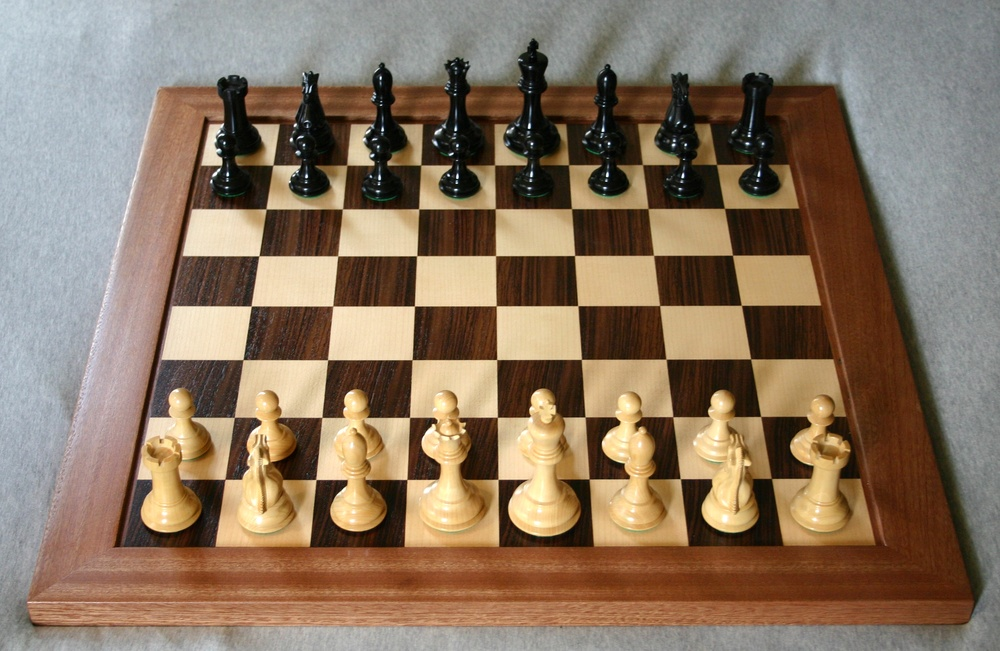
#> input picture testing_images/1.jpg, 1000 x 651 px, shrunk from 2611 x 1699 before the run
$ python -i get_board_colors.py   (imports and definitions only)
#> lines starting #> are read from the running program, lines starting #| are printed output that depends on the picture; after the words box and inside, x2 and y2 are one past the last pixel; in counts of white or black regions, pixels touching at a corner belong together
#> further down, picture is the input picture: shape (651, 1000, 3); mean B, G, R 97.9, 117.7, 137.6
#!/usr/bin/env python
# coding: utf-8

import cv2
import matplotlib.pyplot as plt
import numpy as np

fen_gen_small = ["b", "1", "k", "n", "p", "q", "r", ]

""" input field output color
1 is white 0 is black
@:returns 1 if field is white, 0 if black
"""
def find_field_colour(img, show=False):
#> called with show = False
    gray_square = cv2.cvtColor(img, cv2.COLOR_BGR2GRAY)
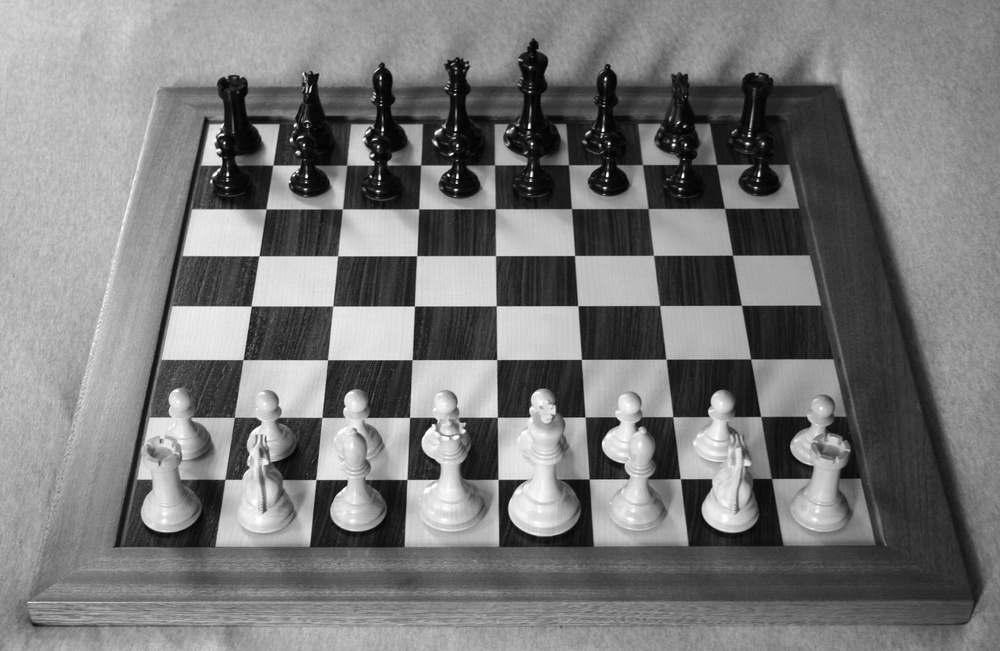
#> gray_square: shape (651, 1000); min 1, max 255, mean 121.4
    blur = cv2.GaussianBlur(gray_square, (5, 5), 0)
    _, img_binary = cv2.threshold(blur, 0, 255, cv2.THRESH_BINARY + cv2.THRESH_OTSU)
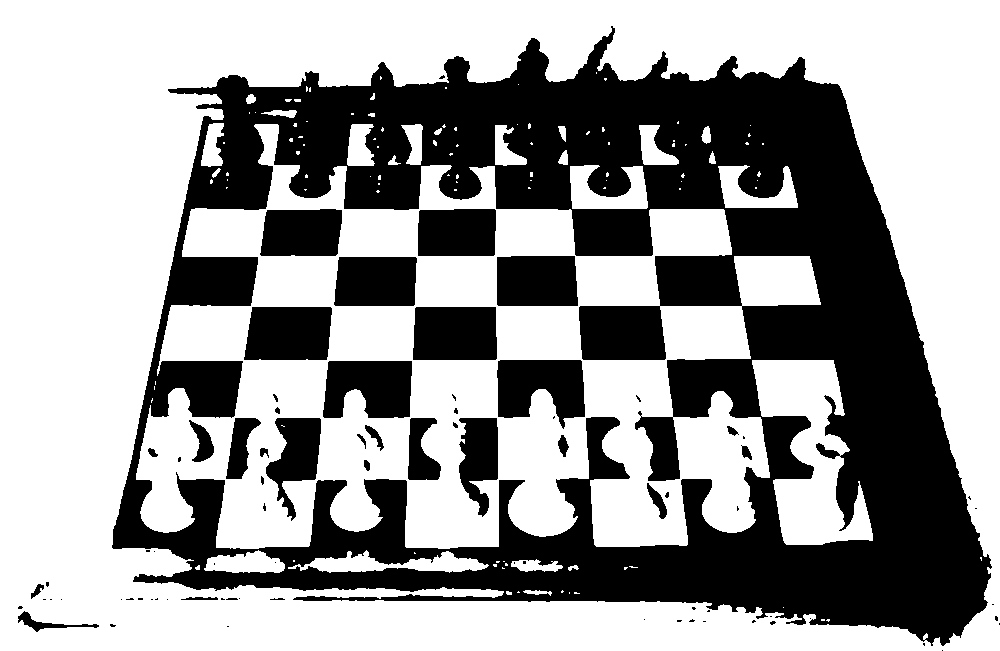
#> img_binary: shape (651, 1000); 61.4% white; 80 black regions (48 under 20 px), largest, box (x1, y1, x2, y2) and area: (112, 26, 992, 646) 208621, (413, 307, 497, 360) 4361, (497, 360, 585, 429) 4336

    # remove noise
    morph_kernel = np.ones((15, 15), np.uint8)
    img_binary = cv2.morphologyEx(img_binary, cv2.MORPH_CLOSE, morph_kernel)
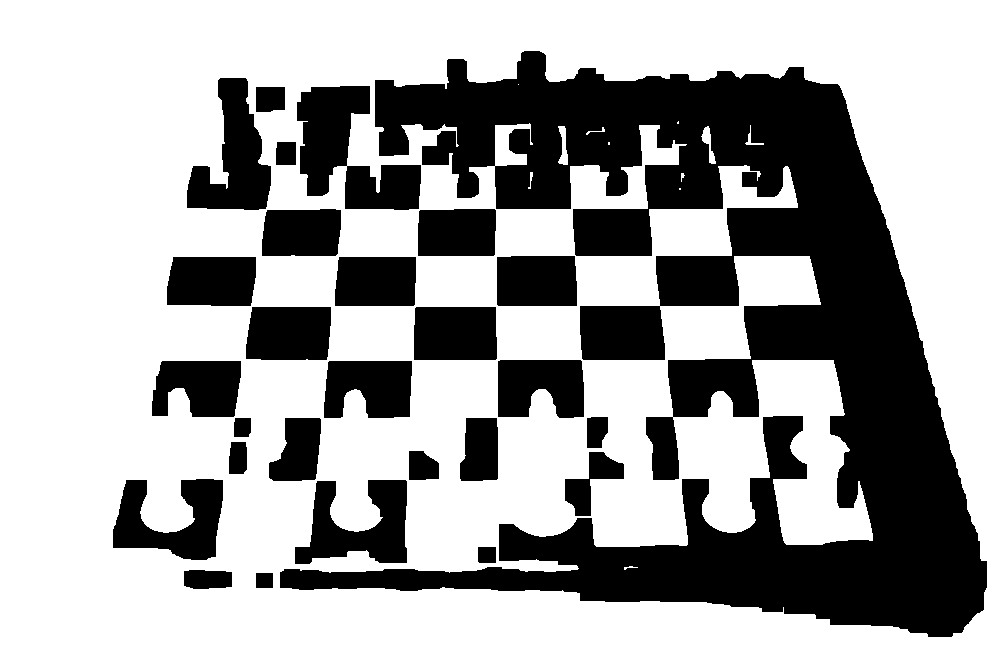
#> img_binary: shape (651, 1000); 64.9% white; 27 black regions, largest, box (x1, y1, x2, y2) and area: (280, 51, 987, 637) 152656, (297, 86, 421, 210) 8202, (187, 78, 271, 210) 6014

    rows, cols = img_binary.shape
#> rows = 651; cols = 1000

    if show == True:
        fig = plt.figure(figsize=(3, 3))
        plt.imshow(img)
        plt.show()

    n_white_pix = cv2.countNonZero(img_binary)
#> n_white_pix = 422208
    n_black_pix = rows * cols - n_white_pix
#> n_black_pix = 228792

    if n_white_pix > n_black_pix:
        return 1
    return 0


"""
compares board to the 2 possible boards
@:returns board color array
"""


# [9 lines left out: function compare_board, not called in this run]


"""
gets quares as input
collects their color
@:returns board color array
"""


# [53 lines left out: functions find_board_colour, get_piece_colors, get_colors, not called in this run]

>>> import cv2
>>> picture = cv2.imread('testing_images/1.jpg')
>>> result = find_field_colour(picture)
#> result = 1

$ run again, on testing_images/10.jpg
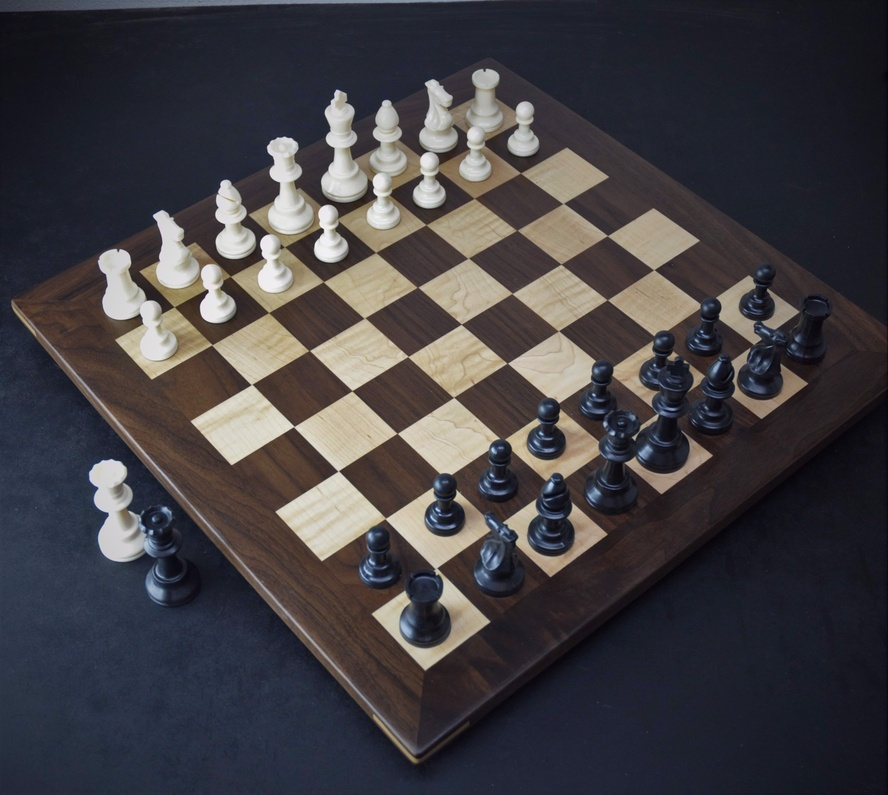
#> input picture testing_images/10.jpg, 888 x 795 px, shrunk from 1980 x 1773 before the run
#> picture is the input picture: shape (795, 888, 3); mean B, G, R 67.2, 63.3, 66.1
#> in find_field_colour, `_, img_binary = cv2.threshold(blur, 0, 255, cv2.THRESH_BINARY + cv2.TH..`:
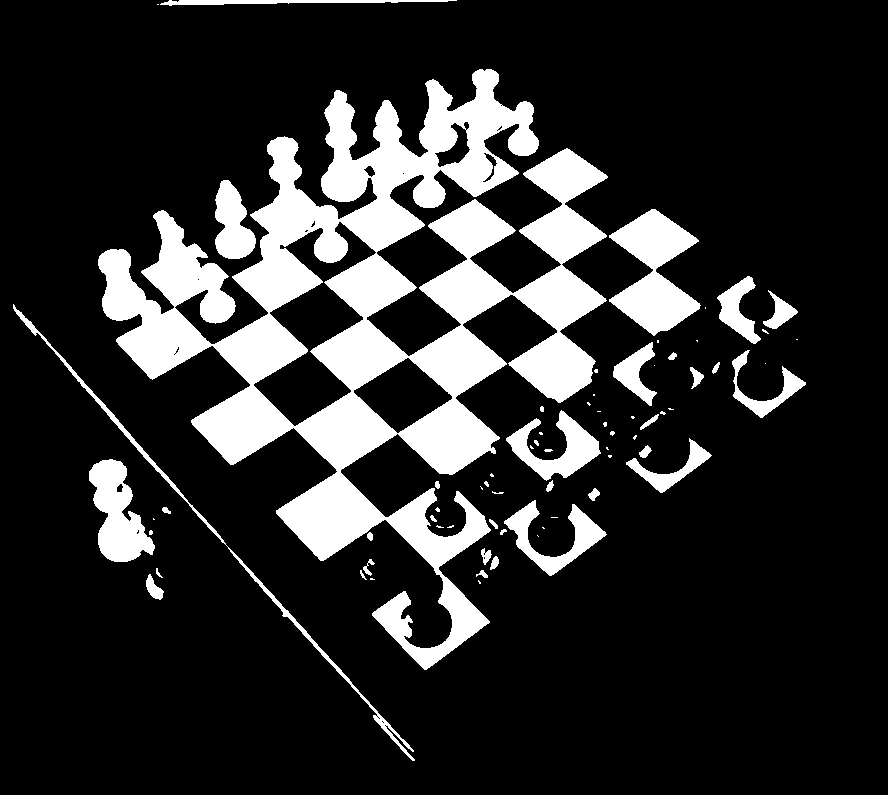
#> img_binary: shape (795, 888); 17.3% white; 72 white regions (36 under 20 px), largest, box (x1, y1, x2, y2) and area: (98, 69, 608, 670) 94610, (609, 209, 701, 336) 6079, (89, 459, 155, 562) 3777
#> in find_field_colour, `img_binary = cv2.morphologyEx(img_binary, cv2.MORPH_CLOSE, morph_kernel)`:
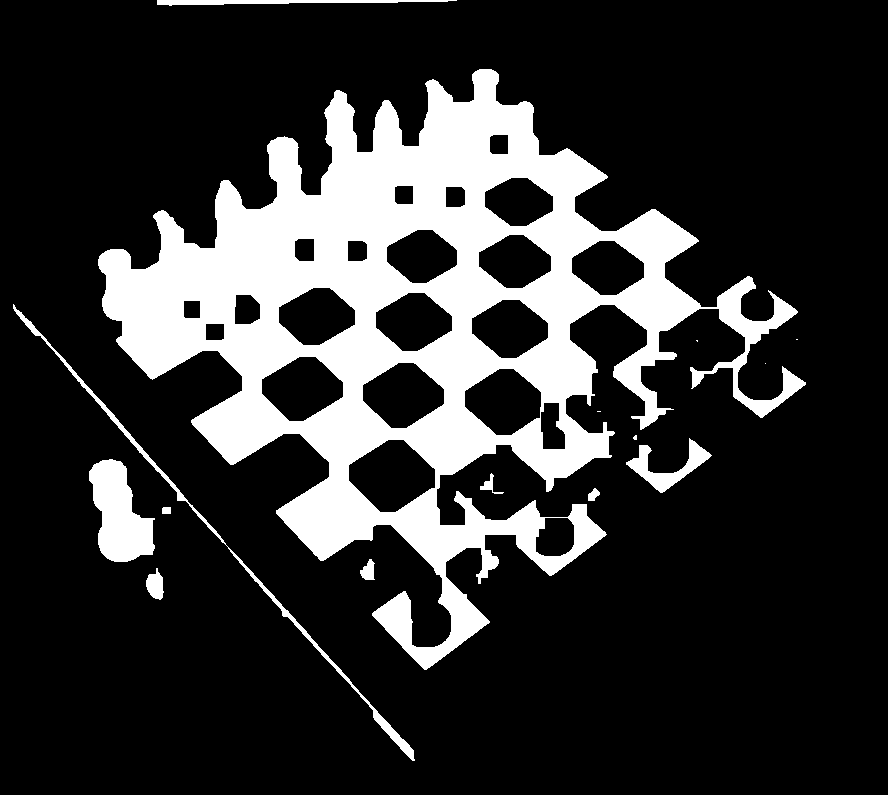
#> img_binary: shape (795, 888); 19.9% white; 15 white regions (5 under 20 px), largest, box (x1, y1, x2, y2) and area: (98, 69, 806, 670) 130159, (89, 459, 155, 562) 4233, (13, 304, 415, 761) 2536
#> n_white_pix = 140333
#> n_black_pix = 565627
#> result = 0

$ run again, on testing_images/12.jpg
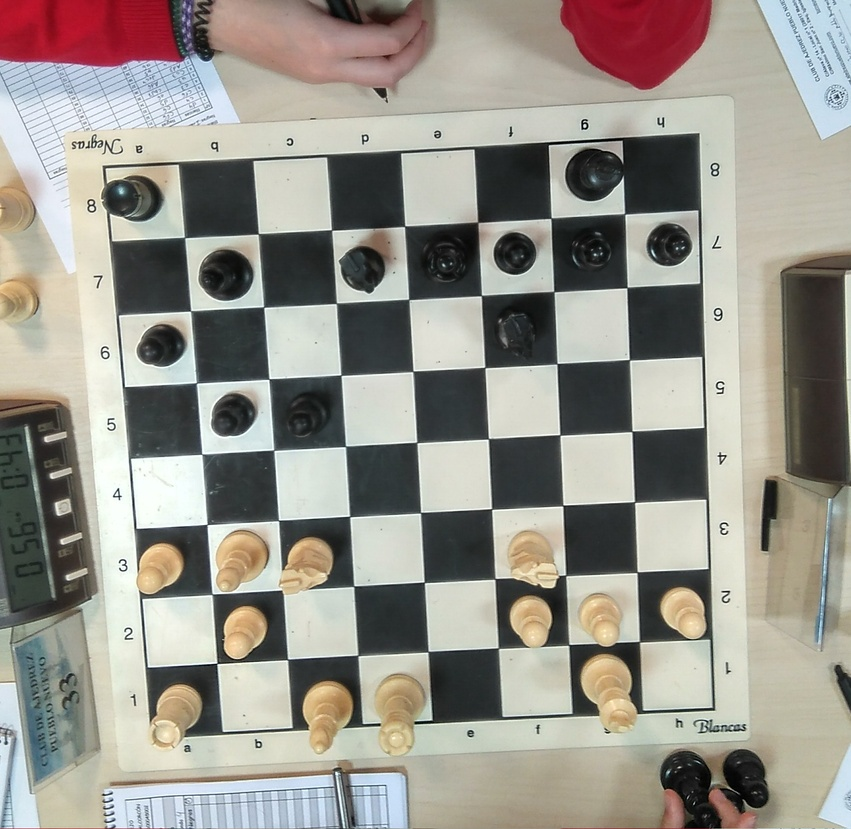
#> input picture testing_images/12.jpg, 851 x 829 px, shrunk from 1760 x 1713 before the run
#> picture is the input picture: shape (829, 851, 3); mean B, G, R 139.7, 148, 151.5
#> in find_field_colour, `_, img_binary = cv2.threshold(blur, 0, 255, cv2.THRESH_BINARY + cv2.TH..`:
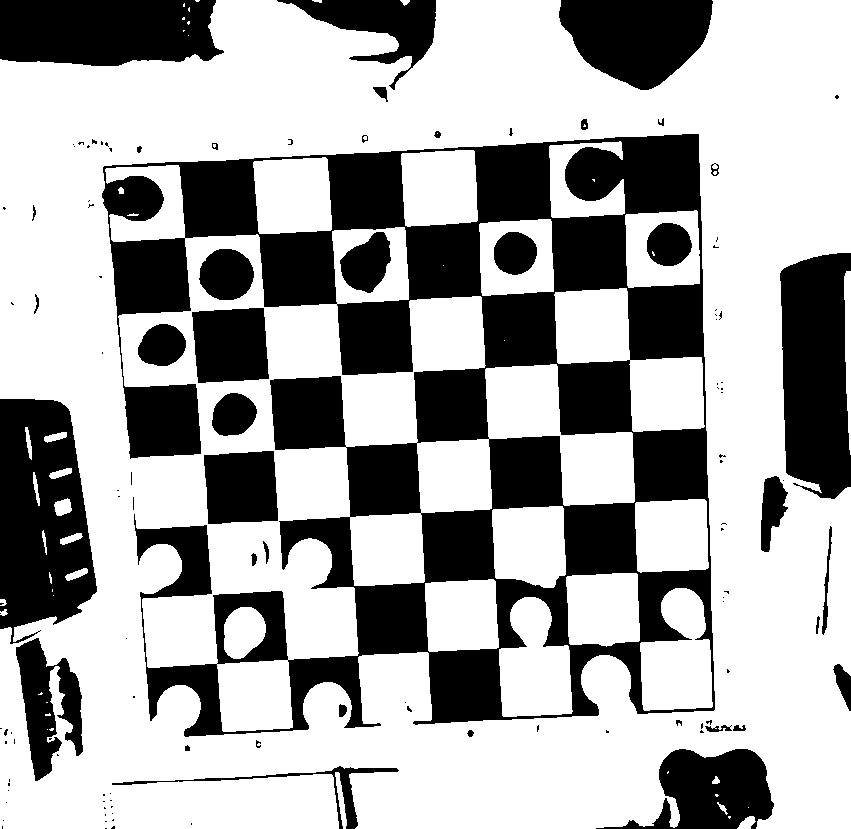
#> img_binary: shape (829, 851); 65.4% white; 118 black regions (78 under 20 px), largest, box (x1, y1, x2, y2) and area: (102, 134, 715, 737) 145983, (0, 399, 97, 644) 17285, (780, 253, 851, 499) 14652
#> in find_field_colour, `img_binary = cv2.morphologyEx(img_binary, cv2.MORPH_CLOSE, morph_kernel)`:
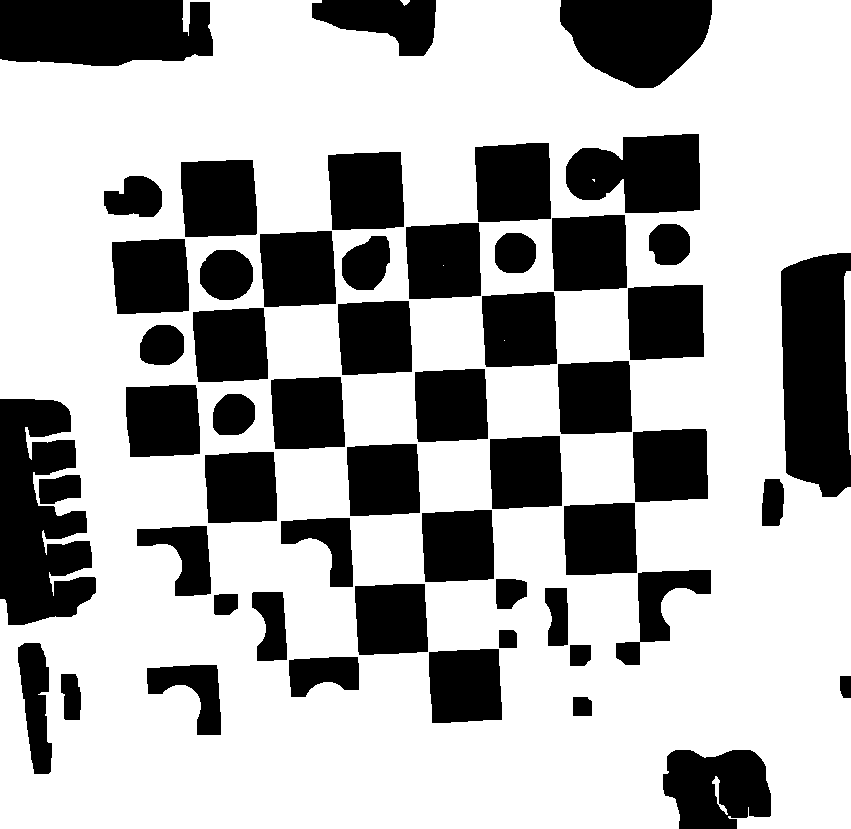
#> img_binary: shape (829, 851); 67.9% white; 54 black regions, largest, box (x1, y1, x2, y2) and area: (0, 399, 96, 625) 15094, (781, 253, 851, 497) 14544, (0, 0, 213, 66) 12737
#> n_white_pix = 479149
#> n_black_pix = 226330
#> result = 1
